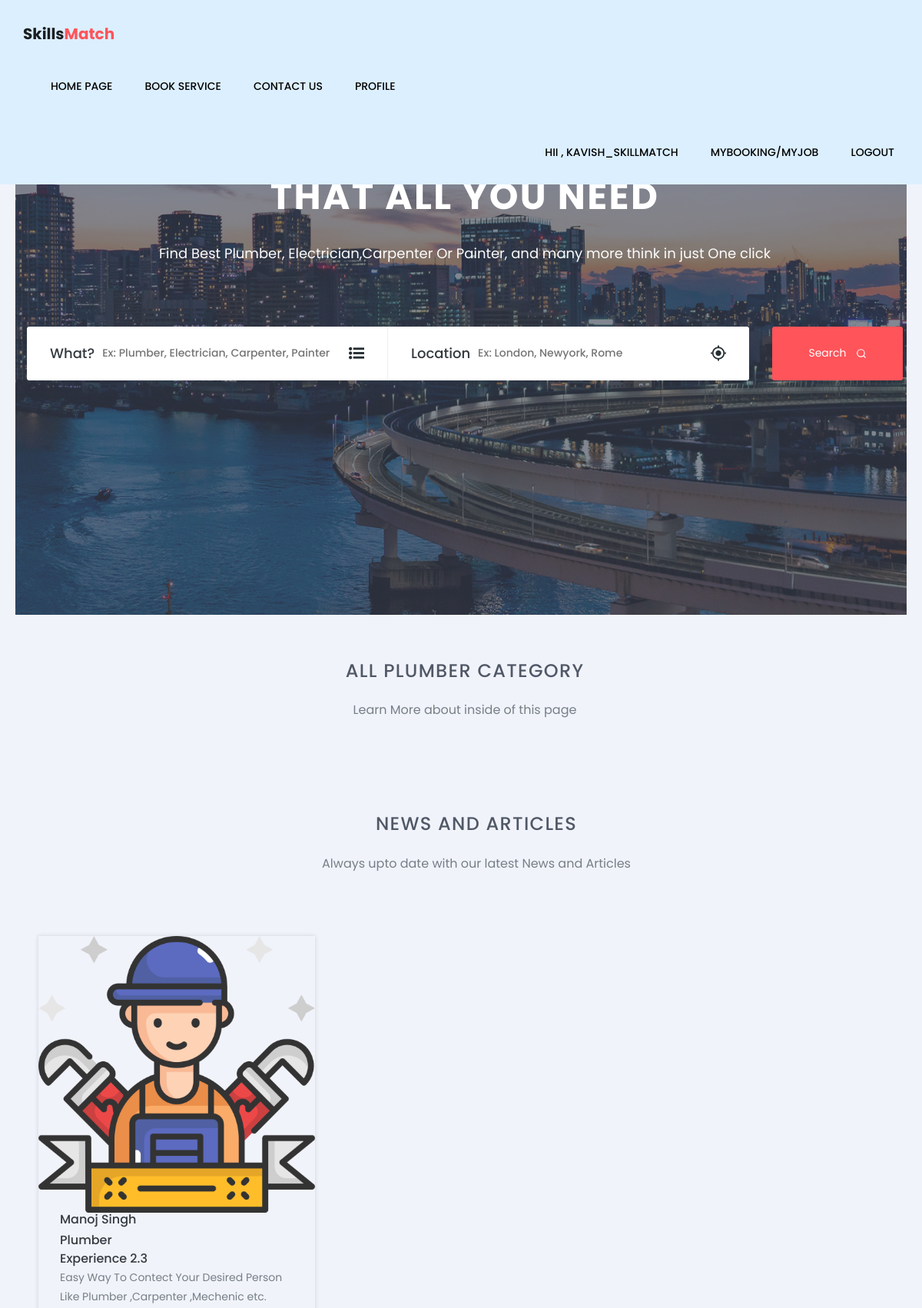
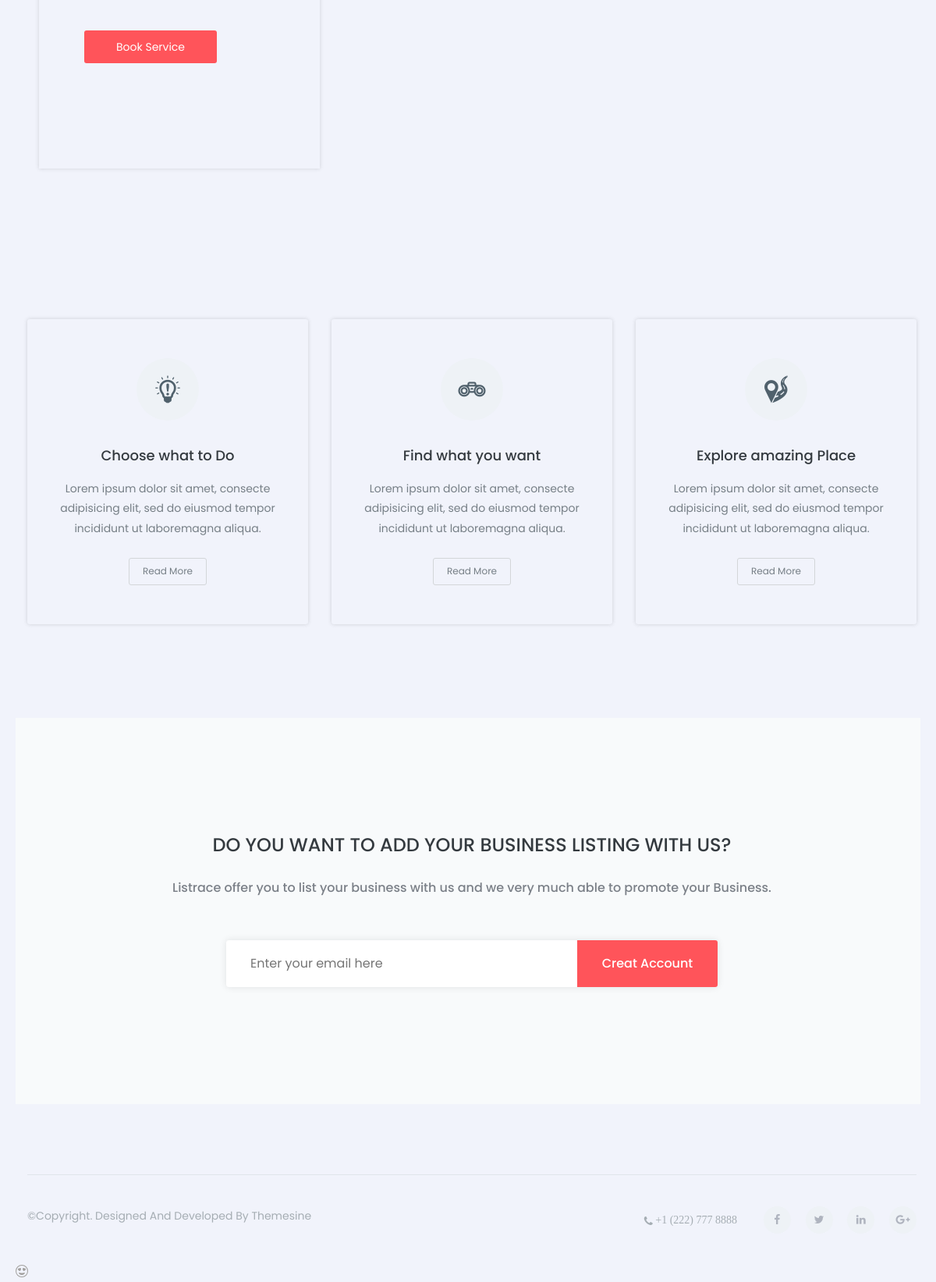
Page /plumber/ (signed in) on the committed database (2 pictures, top to bottom).
### Mainapp/models.py (models this page shows, shortened)
class Worker(models.Model):
    id  = models.AutoField(primary_key=True)
    category_w = models.ForeignKey(Category,on_delete=models.CASCADE)
    buyeruser = models.ManyToManyField(Buyer,null=True,blank=True)
    status  = models.BooleanField(default=True,null=True,blank=True)
    name = models.CharField(max_length=50)
    username = models.CharField(max_length=55,unique=True)
    email = models.EmailField(max_length=50,unique=True,null=True,blank=True)
    phone = models.CharField(max_length=45)
    description = models.TextField()
    location = models.CharField(max_length=50,default="Noida")
    exprience = models.CharField(max_length=45)
    rating1 = models.CharField(max_length=45,null=True,blank=True)
    rating2 = models.CharField(max_length=45 ,null=True,blank=True)
    pic1 = models.ImageField(upload_to="upload",null=True,blank=True)

class Category(models.Model):
    name = models.CharField(max_length=50)
    def __str__(self):
            return self.name

### Mainapp/views.py (the view)
# urls.py: path('plumber/',views.PlumberPage),
@login_required(login_url="/login/")
def PlumberPage(Request):
    data = Worker.objects.filter(category_w__name="Plumber")
    return render(Request, "plumber.html", {"data": data})

### Mainapp/templates/plumber.html (shortened to what this page needs)
{% extends "index.html" %}
{% load static %}
{% block content %}
<section id="works" class="works">
    <div class="container">
        <div style="margin-top: 60px;" class="section-header">
            <h2>All Plumber Category</h2>
            <p>Learn More about inside of this page</p>
        </div>
        <section id="blog" class="blog">
            <div class="container">
                <div class="section-header">
                    <h2>news and articles</h2>
                    <p>Always upto date with our latest News and Articles </p>
                </div>
                <div class="blog-content">
                    <div class="row">
                        {% for i in data %}
                        <div class="col-md-4 col-sm-6">
                                <div class="single-blog-item">
                                    <div  class="imgtop">
                                        <img  src="{{i.pic1.url}}" alt="blog image">
                                    </div>
                                    <div class="single-blog-item-txt single-explore-txt bg-theme-1">
                                        <h2><a href="/EmployeeData/{{i.id}}/">{{i.name}}</a></h2>
                                        <a >{{i.category_w}}</a>   <br><a> Experience {{i.exprience}}</a>
                                        <p>
                                            Easy Way To Contect Your Desired Person Like Plumber ,Carpenter ,Mechenic etc.
                                        </p>
                                        <a class="btn1 welcome-hero-btn  btn" style="height: 30%;"
                                        href="/service/{{i.id}}/">Book Service</a>
                                    </div>
                                </div>
                        </div>
                        {% endfor %}
                    </div>
                </div>
            </div>
        </section>
        <div class="works-content">
            <div class="row">
                <div class="col-md-4 col-sm-6">
                    <div class="single-how-works">
                        <div class="single-how-works-icon">
                            <i class="flaticon-lightbulb-idea"></i>
                        </div>
                        <h2><a href="#">choose <span> what to</span> do</a></h2>
                        <p>
                            Lorem ipsum dolor sit amet, consecte adipisicing elit, sed do eiusmod tempor incididunt
                            ut laboremagna aliqua.
                        </p>
                        <button class="welcome-hero-btn how-work-btn" onclick="window.location.href='#'">
                            read more
                        </button>
                    </div>
                </div>
                <div class="col-md-4 col-sm-6">
                    <div class="single-how-works">
                        <div class="single-how-works-icon">
                            <i class="flaticon-networking"></i>
                        </div>
                        <h2><a href="#">find <span> what you want</span></a></h2>
                        <p>
                            Lorem ipsum dolor sit amet, consecte adipisicing elit, sed do eiusmod tempor incididunt
                            ut laboremagna aliqua.
                        </p>
                        <button class="welcome-hero-btn how-work-btn" onclick="window.location.href='#'">
                            read more
                        </button>
                    </div>
                </div>
                <div class="col-md-4 col-sm-6">
                    <div class="single-how-works">
                        <div class="single-how-works-icon">
                            <i class="flaticon-location-on-road"></i>
                        </div>
                        <h2><a href="#">explore <span> amazing</span> place</a></h2>
                        <p>
                            Lorem ipsum dolor sit amet, consecte adipisicing elit, sed do eiusmod tempor incididunt
                            ut laboremagna aliqua.
                        </p>
                        <button class="welcome-hero-btn how-work-btn" onclick="window.location.href='#'">
                            read more
                        </button>
                    </div>
                </div>
            </div>
        </div>
    </div>
</section>
{% endblock  %}

### Mainapp/templates/index.html (shortened to what this page needs)
{% load static %}
<!doctype html>
<html class="no-js" lang="en">
<head>
	<link rel="stylesheet" href="{% static  'assets/css/font-awesome.min.css' %} ">
	<link rel="stylesheet" href="{% static  'assets/css/linearicons.css' %}">
	<link rel="stylesheet" href="{% static  'assets/css/animate.css' %}">
	<link rel="stylesheet" href="{% static  'assets/css/flaticon.css' %}">
	<link rel="stylesheet" href="{% static  'assets/css/slick.css' %}">
	<link rel="stylesheet" href="{% static  'assets/css/slick-theme.css' %}">
	<link rel="stylesheet" href="{% static  'assets/css/bootstrap.min.css' %}">
	<link rel="stylesheet" href="{% static  'assets/css/bootsnav.css' %}">
	<link rel="stylesheet" href="{% static  'assets/css/style.css' %}">
	<link rel="stylesheet" href="{% static  'assets/css/responsive.css' %}">
	<link rel="stylesheet" href="https://cdn.jsdelivr.net/npm/bootstrap-icons@1.11.3/font/bootstrap-icons.min.css">
</head>
<body>
	<section class="top-area ">
		<div class="header-area">
			<nav class="navbar navbar-default bootsnav  navbar-sticky-top navbar-scrollspy"
				data-minus-value-desktop="70" data-minus-value-mobile="55" data-speed="1000">
				<div style="margin-left: 30px;" class="">
					<div class="navbar-header">
						<a class="navbar-brand" href="/">Skills<span>Match</span></a>
					</div>
				</div>
				<div class="container">
					<div class="collapse navbar-collapse menu-ui-design" id="navbar-menu">
						<ul class="nav navbar-nav navbar-right" data-in="" data-out="">
							<li class=""><a href="/">Home Page</a></li>
							<li class=""><a href="/all_services/">Book Service</a></li>
							<li class=""><a href="/contact/">Contact Us</a></li>
							<li class=""><a href="/profile/">Profile</a></li>
							<ul class="nav navbar-nav navbar-right" style="margin-left: 200px;" data-in="fadeInDown"
								data-out="fadeOutUp">
								{% if user.is_authenticated %}
								<li>
									<a>Hii , {{user}}</a>
								</li>
								<li>
									<a
										href="{% if user.buyer %}/booking/{% else %}/workerjob/{% endif %}">Mybooking/Myjob</a>
								</li>
								<li class="">
									<a href="/logout/">Logout</a>
								</li>
								{% endif %}
							</ul>
						</ul>
					</div>
				</div>
			</nav>
		</div>
	</section>
	<section id="home" class="welcome-hero">
		<div class="container">
			<div class="welcome-hero-txt">
				<h2>best place to find and explore <br> that all you need </h2>
				<p>
					Find Best Plumber, Electrician,Carpenter Or Painter, and many more think in just One click
				</p>
			</div>
			<div class="welcome-hero-serch-box">
				<div class="welcome-hero-form">
					<div class="single-welcome-hero-form">
						<h3>what?</h3>
						<form method="post" role="search" action="/search/">
							<input name="search" type="text"
								placeholder="Ex: Plumber, Electrician, Carpenter, Painter" />
						</form>
						<div class="welcome-hero-form-icon">
							<i class="flaticon-list-with-dots"></i>
						</div>
					</div>
					<div class="single-welcome-hero-form">
						<h3>location</h3>
						<form action="/search1/" role="search" method="post">
							<input type="text" name="search1" placeholder="Ex: london, newyork, rome" />
						</form>
						<div class="welcome-hero-form-icon">
							<i class="flaticon-gps-fixed-indicator"></i>
						</div>
					</div>
				</div>
				<div class="welcome-hero-serch">
					<button class="welcome-hero-btn" type="submit">
						search <i data-feather="search"></i>
					</button>
				</div>
			</div>
		</div>
	</section>
	{% block content %}{% endblock %}
	<section id="contact" class="subscription">
		<div class="container">
			<div class="subscribe-title text-center">
				<h2>
					do you want to add your business listing with us?
				</h2>
				<p>
					Listrace offer you to list your business with us and we very much able to promote your Business.
				</p>
			</div>
			<div class="row">
				<div class="col-sm-12">
					<div class="subscription-input-group">
						<form action="#">
							<input type="email" class="subscription-input-form" placeholder="Enter your email here">
							<button class="appsLand-btn subscribe-btn" onclick="window.location.href='#'">
								creat account
							</button>
						</form>
					</div>
				</div>
			</div>
		</div>
	</section>
	<footer id="footer" class="footer">
		<div class="container">
			<div class="footer-menu">
			</div>
			<div class="hm-footer-copyright">
				<div class="row">
					<div class="col-sm-5">
						<p>
							&copy;copyright. designed and developed by <a
								href="https://www.themesine.com/">themesine</a>
						</p>
					</div>
					<div class="col-sm-7">
						<div class="footer-social">
							<span><i class="fa fa-phone"> +1 (222) 777 8888</i></span>
							<a href="#"><i class="fa fa-facebook"></i></a>
							<a href="#"><i class="fa fa-twitter"></i></a>
							<a href="#"><i class="fa fa-linkedin"></i></a>
							<a href="#"><i class="fa fa-google-plus"></i></a>
						</div>
					</div>
				</div>
			</div>
		</div>
	</footer>
</body>
</html>

### Mainapp/static/assets/css/bootsnav.css (style rules this page uses)
nav.bootsnav .container { position: relative; }
nav.navbar.bootsnav { margin-bottom: 0; -moz-border-radius: 0px; -webkit-border-radius: 0px; -o-border-radius: 0px; border-radius: 0px; background-color: #fff; border: none; border-bottom: solid 1px #e0e0e0; z-index: 9; }
nav.navbar.bootsnav ul.nav > li > a { color: #6f6f6f; background-color: transparent; outline: none; margin-bottom: -2px; }
body { -webkit-transition: all 0.3s ease-in-out; -moz-transition: all 0.3s ease-in-out; -o-transition: all 0.3s ease-in-out; -ms-transition: all 0.3s ease-in-out; transition: all 0.3s ease-in-out; }
@media (min-width: 1024px) { nav.navbar.bootsnav ul.nav > li > a { padding: 30px 15px; font-weight: 600; } }

### rows in the picture
Worker: pic1 (picture), name "Manoj Singh", category_w "Plumber", exprience "2.3", {{ i.id }} 30 (drawn)

### other values in the picture
{{ user }} "KAVISH_SKILLMATCH"
